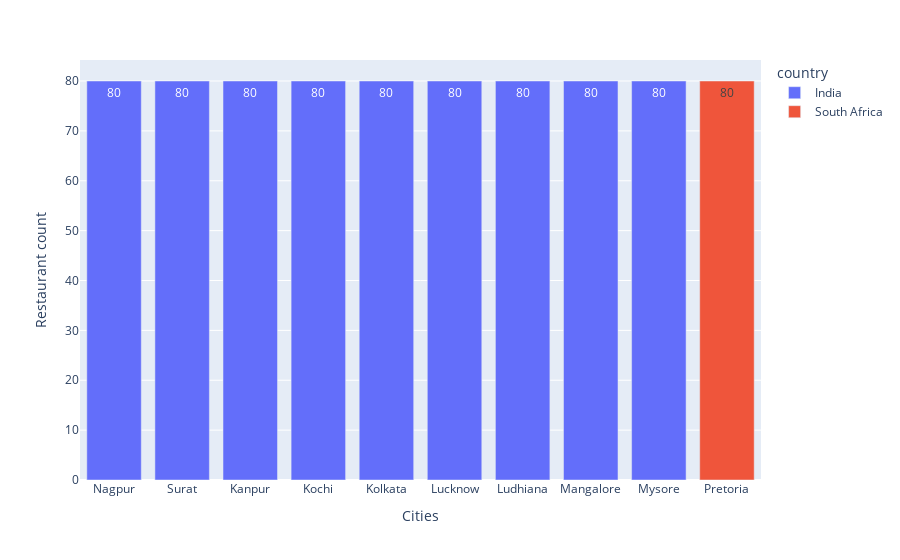

Notebook source saved alongside this figure:
### Markdown cell above
## 7. Top 10 cidades com mais restaurantes registrados

### Code cell
grouped = df.loc[:, ['restaurant_id','city', 'country']].groupby(['country','city']).count().sort_values('restaurant_id', ascending=False).reset_index().head(10)

fig = px.bar(grouped, x= 'city', y= 'restaurant_id', color= 'country', text_auto= True)
fig.update_layout(xaxis_title= 'Cities', yaxis_title= 'Restaurant count')
fig.update_layout(xaxis={'categoryorder':'total descending'})

### Figure 1 — Plotly figure (JSON) as saved in the notebook; plotly's stock layout.template omitted (floating-point values rounded to 4 significant figures)
{"data": [{"alignmentgroup": "True", "hovertemplate": "country=India<br>city=%{x}<br>restaurant_id=%{y}<extra></extra>", "legendgroup": "India", "marker": {"color": "#636efa", "pattern": {"shape": ""}}, "name": "India", "offsetgroup": "India", "orientation": "v", "showlegend": true, "textposition": "auto", "texttemplate": "%{y}", "type": "bar", "x": ["Nagpur", "Surat", "Kanpur", "Kochi", "Kolkata", "Lucknow", "Ludhiana", "Mangalore", "Mysore"], "xaxis": "x", "y": [80, 80, 80, 80, 80, 80, 80, 80, 80], "yaxis": "y"}, {"alignmentgroup": "True", "hovertemplate": "country=South Africa<br>city=%{x}<br>restaurant_id=%{y}<extra></extra>", "legendgroup": "South Africa", "marker": {"color": "#EF553B", "pattern": {"shape": ""}}, "name": "South Africa", "offsetgroup": "South Africa", "orientation": "v", "showlegend": true, "textposition": "auto", "texttemplate": "%{y}", "type": "bar", "x": ["Pretoria"], "xaxis": "x", "y": [80], "yaxis": "y"}], "layout": {"barmode": "relative", "legend": {"title": {"text": "country"}, "tracegroupgap": 0}, "margin": {"t": 60}, "xaxis": {"anchor": "y", "categoryorder": "total descending", "domain": [0, 1], "title": {"text": "Cities"}}, "yaxis": {"anchor": "x", "domain": [0, 1], "title": {"text": "Restaurant count"}}}}
